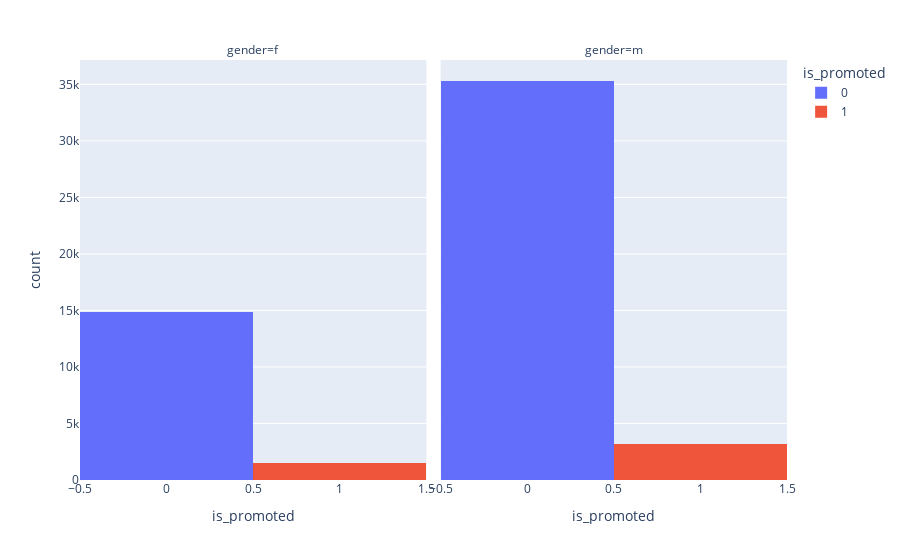

Notebook cell for this chart:
### Code cell
px.histogram(df_train,'is_promoted',facet_col='gender', color='is_promoted')

### Figure 1 — Plotly figure (JSON) as saved in the notebook; plotly's stock layout.template omitted (floating-point values rounded to 4 significant figures; data arrays with more than 128 entries replaced by an {"elided": "..."} marker saying what was removed)
{"data": [{"alignmentgroup": "True", "bingroup": "x", "hovertemplate": "is_promoted=%{x}<br>gender=f<br>count=%{y}<extra></extra>", "legendgroup": "0", "marker": {"color": "#636efa", "pattern": {"shape": ""}}, "name": "0", "offsetgroup": "0", "orientation": "v", "showlegend": true, "type": "histogram", "x": {"elided": "14845 int values"}, "xaxis": "x", "yaxis": "y"}, {"alignmentgroup": "True", "bingroup": "x", "hovertemplate": "is_promoted=%{x}<br>gender=m<br>count=%{y}<extra></extra>", "legendgroup": "0", "marker": {"color": "#636efa", "pattern": {"shape": ""}}, "name": "0", "offsetgroup": "0", "orientation": "v", "showlegend": false, "type": "histogram", "x": {"elided": "35295 int values"}, "xaxis": "x2", "yaxis": "y2"}, {"alignmentgroup": "True", "bingroup": "x", "hovertemplate": "is_promoted=%{x}<br>gender=f<br>count=%{y}<extra></extra>", "legendgroup": "1", "marker": {"color": "#EF553B", "pattern": {"shape": ""}}, "name": "1", "offsetgroup": "1", "orientation": "v", "showlegend": true, "type": "histogram", "x": {"elided": "1467 int values"}, "xaxis": "x", "yaxis": "y"}, {"alignmentgroup": "True", "bingroup": "x", "hovertemplate": "is_promoted=%{x}<br>gender=m<br>count=%{y}<extra></extra>", "legendgroup": "1", "marker": {"color": "#EF553B", "pattern": {"shape": ""}}, "name": "1", "offsetgroup": "1", "orientation": "v", "showlegend": false, "type": "histogram", "x": {"elided": "3201 int values"}, "xaxis": "x2", "yaxis": "y2"}], "layout": {"annotations": [{"font": {}, "showarrow": false, "text": "gender=f", "x": 0.245, "xanchor": "center", "xref": "paper", "y": 1, "yanchor": "bottom", "yref": "paper"}, {"font": {}, "showarrow": false, "text": "gender=m", "x": 0.755, "xanchor": "center", "xref": "paper", "y": 1, "yanchor": "bottom", "yref": "paper"}], "barmode": "relative", "legend": {"title": {"text": "is_promoted"}, "tracegroupgap": 0}, "margin": {"t": 60}, "xaxis": {"anchor": "y", "categoryarray": [0, 1], "categoryorder": "array", "domain": [0, 0.49], "title": {"text": "is_promoted"}}, "xaxis2": {"anchor": "y2", "categoryarray": [0, 1], "categoryorder": "array", "domain": [0.51, 1], "matches": "x", "title": {"text": "is_promoted"}}, "yaxis": {"anchor": "x", "domain": [0, 1], "title": {"text": "count"}}, "yaxis2": {"anchor": "x2", "domain": [0, 1], "matches": "y", "showticklabels": false}}}
